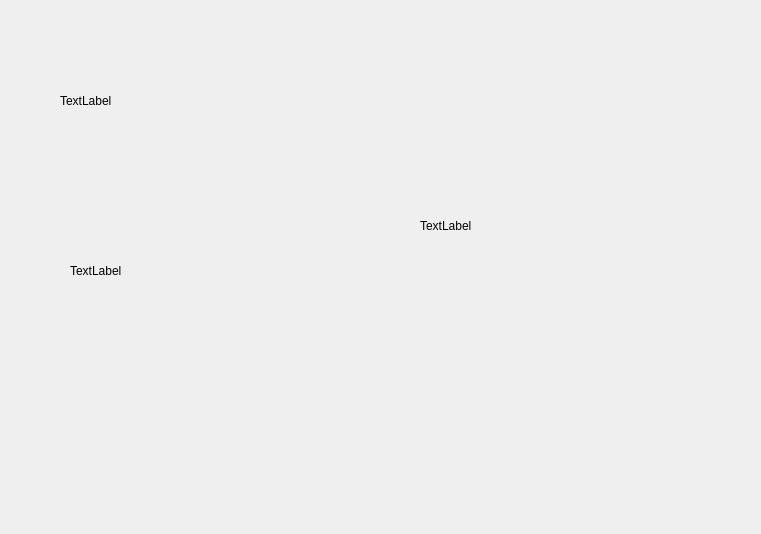
<?xml version="1.0" encoding="UTF-8"?>
<ui version="4.0">
 <class>Widget</class>
 <widget class="QWidget" name="Widget">
  <property name="geometry">
   <rect>
    <x>0</x>
    <y>0</y>
    <width>761</width>
    <height>534</height>
   </rect>
  </property>
  <property name="windowTitle">
   <string>Widget</string>
  </property>
  <widget class="QLabel" name="label">
   <property name="geometry">
    <rect>
     <x>60</x>
     <y>50</y>
     <width>91</width>
     <height>101</height>
    </rect>
   </property>
   <property name="text">
    <string>TextLabel</string>
   </property>
  </widget>
  <widget class="QLabel" name="label_2">
   <property name="geometry">
    <rect>
     <x>70</x>
     <y>180</y>
     <width>241</width>
     <height>181</height>
    </rect>
   </property>
   <property name="text">
    <string>TextLabel</string>
   </property>
  </widget>
  <widget class="QLabel" name="label_3">
   <property name="geometry">
    <rect>
     <x>420</x>
     <y>100</y>
     <width>291</width>
     <height>251</height>
    </rect>
   </property>
   <property name="text">
    <string>TextLabel</string>
   </property>
  </widget>
 </widget>
 <layoutdefault spacing="6" margin="11"/>
 <resources/>
 <connections/>
</ui>
